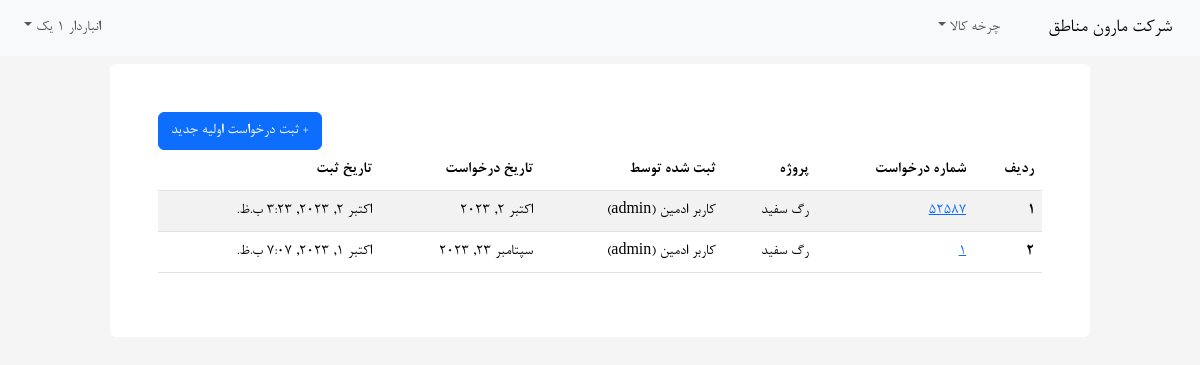
The page /warehouse/material-requisition-list (signed in) on the database its author committed.
### core/models.py (models this page shows, shortened)
class User(AbstractUser):
    warehouse_keeper = models.BooleanField('انباردار',default=False)
    technical = models.BooleanField('بخش فنی (متقاضی)',default=False)

### warehouse/models.py (models this page shows, shortened)
class MaterialRequisition(models.Model):
    number = models.CharField('شماره MR',max_length=200)
    date = models.DateField('تاریخ تایید',blank=True)
    project = models.ForeignKey(Project,verbose_name='پروژه',null=True,blank=True,
        on_delete=models.SET_NULL,related_name='mr')
    created_by = models.ForeignKey(settings.AUTH_USER_MODEL,
        verbose_name='ثبت شده توسط',null=True,on_delete=models.SET_NULL,
        related_name='mr')
    created = models.DateTimeField(auto_now=False,auto_now_add=True)
    updated = models.DateTimeField(auto_now=True,auto_now_add=False)
    objects = MaterialRequisitionManager()
    class Meta:
        verbose_name = "درخواست مواد"
        verbose_name_plural = "درخواست های مواد"
        ordering = ['-created']
    def get_edit_url(self):
        return reverse('mr_edit',kwargs={'id':self.id}) #TODO

class Project(models.Model):
    name = models.CharField("نام پروژه",max_length=40)
    number = models.CharField("شماره پروژه",max_length=40)
    created = models.DateTimeField(auto_now=False,auto_now_add=True)
    updated = models.DateTimeField(auto_now=True,auto_now_add=False)
    created_by = models.ForeignKey(settings.AUTH_USER_MODEL,
        verbose_name='ثبت شده توسط',null=True,on_delete=models.SET_NULL,
        related_name='projects')
    objects = WarehouseManager()
    class Meta:
        verbose_name = "پروژه"
        verbose_name_plural = "پروژه ها"
    def __str__(self) -> str:
        return self.name

### warehouse/views.py (the view)
# urls.py: path('material-requisition-list',views.mr_list,name='mr_list'),
@login_required
def mr_list(request:HttpRequest):
    mrs = MaterialRequisition.objects.all()
    context = {
        'title':'فهرست درخواست های کالا',
        'mrs':mrs
    }
    return render(request,'warehouse/mr-list.html',context)

### warehouse/models.py (called while the page is built)
    def get_queryset(self):
        return super().get_queryset().select_related('created_by','project')

### warehouse/templates/warehouse/mr-list.html
{% extends 'core/base.html' %} {% block content %}
{% load jalali_tags %}
<div class="col-12 col-md-10 rounded p-5 mx-auto bg-white">
    <a class="btn btn-primary" style="float: left;" href="{% url 'mr_add' %}">+
        ثبت درخواست اولیه جدید
        </a>
    {% if mrs %}
    <table class="table table-striped">
        <thead>
            <tr>
                <th scope="col">ردیف</th>
                <th scope="col">شماره درخواست</th>
                <th scope="col">پروژه</th>
                <th scope="col">ثبت شده توسط</th>
                <th scope="col">تاریخ درخواست</th>
                <th scope="col">تاریخ ثبت</th>
            </tr>
        </thead>
        <tbody>
            {% for mr in mrs %}
            <tr>
                <th scope="row">{{forloop.counter}}</th>
                <td><a href="{{mr.get_edit_url}}">{{mr.number}}</a></td>
                <td>{{mr.project}}</td>
                <td>
                    {{mr.created_by.first_name}} {{mr.created_by.last_name}} ({{mr.created_by}})
                </td>
                <td>
                    {{mr.date|to_jalali:'%Y/%m/%d'}}
                </td>
                <td>
                    {{mr.created|to_jalali:'%Y/%m/%d'}}
                </td>
            </tr>
            {% endfor %}
        </tbody>
    </table>
    {% else %}
    <h1>تاکنون درخواستی ثبت نشده است.</h1>
    {% endif %}
</div>
{% endblock %}

### core/templates/core/navbar.html (shortened to what this page needs)
<nav class="navbar navbar-expand-lg bg-body-tertiary mb-2">
  <div class="container-fluid">
    <a class="navbar-brand" href="{% url 'home' %}">شرکت مارون مناطق</a>
    <div class="collapse navbar-collapse" id="homeNavBar">
      <ul class="navbar-nav ms-auto mb-2 mb-lg-0">
        {% if request.user.is_authenticated %}
          {% if request.user.is_superuser or 1 %}
          <li class="nav-item dropdown">
            <a
              class="nav-link dropdown-toggle"
              href="#"
              role="button"
              data-bs-toggle="dropdown"
              aria-expanded="false"
            >
              چرخه کالا
            </a>
          </li>
          {% endif %}
        {% endif %}
      </ul>
      <ul class="navbar-nav me-auto mb-2 mb-lg-0">
          {% if request.user.is_authenticated %}
        <li class="nav-item dropdown">
          <a
            class="nav-link dropdown-toggle"
            href="#"
            role="button"
            data-bs-toggle="dropdown"
            aria-expanded="false"
          >
            {{request.user.first_name}} {{request.user.last_name}}
          </a>
        </li>
        {% endif %}
      </ul>
    </div>
  </div>
</nav>

### core/static/core/css/main.css (style rules this page uses)
*:not(i) { font-family: 'B Nazanin'; }
.bg-main { background-color: rgb(245, 245, 245); }

### rows shown on the page
User: user.last_name "یک"
MaterialRequisition: number "52587", project "رگ سفید", created_by.first_name "کاربر", created_by.last_name "ادمین", created_by "admin", date|to_jalali "اکتبر 2, 2023", created|to_jalali "اکتبر 2, 2023, 3:23 ب.ظ."
MaterialRequisition: number "1", project "رگ سفید", created_by.first_name "کاربر", created_by.last_name "ادمین", created_by "admin", date|to_jalali "سپتامبر 23, 2023", created|to_jalali "اکتبر 1, 2023, 7:07 ب.ظ."
